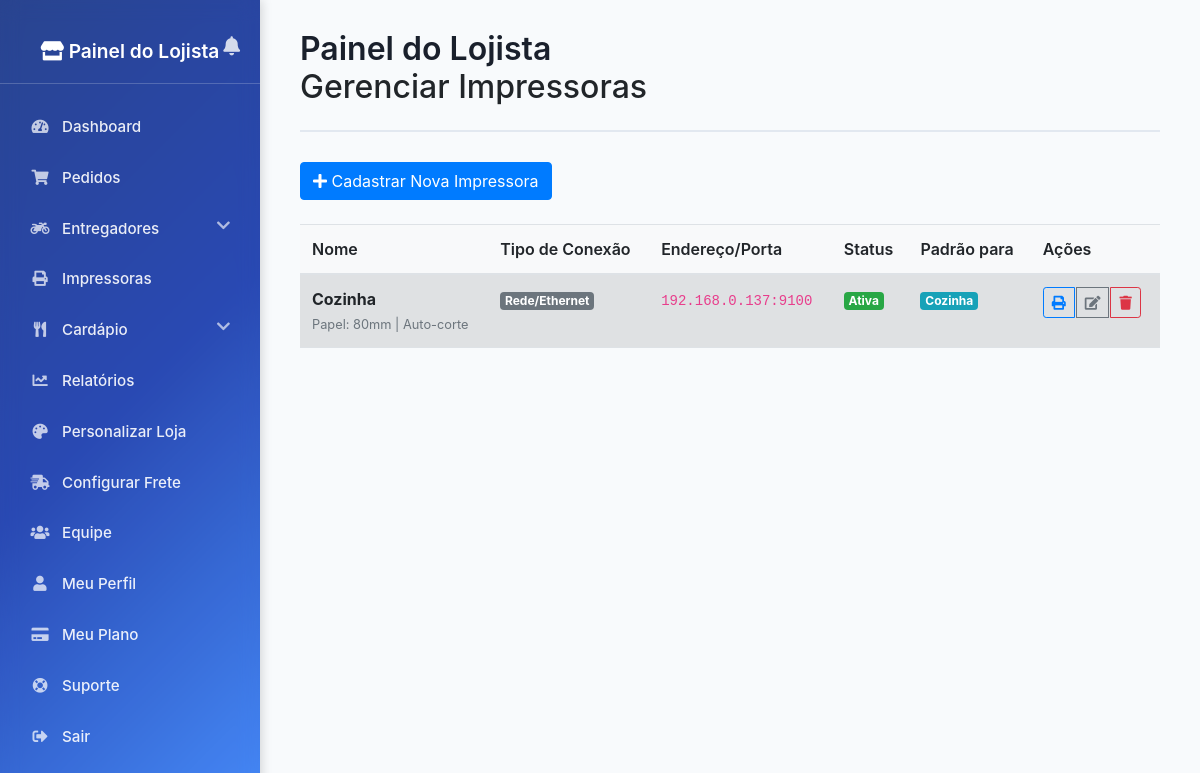
Screenshot of /admin-loja/impressoras/ (signed in) with the database file from the repository.
### admin_loja/models.py (models this page shows, shortened)
class Impressora(models.Model):
    TIPO_CONEXAO_CHOICES = [
        ('usb', 'USB'),
        ('rede', 'Rede/Ethernet'),
        ('wifi', 'Wi-Fi'),
    ]
    TIPO_PEDIDO_CHOICES = [
        ('balcao', 'Balcão'),
        ('delivery', 'Delivery'),
        ('cozinha', 'Cozinha'),
        ('geral', 'Geral'),
    ]
    id = models.UUIDField(primary_key=True, default=uuid.uuid4, editable=False)
    restaurante = models.ForeignKey(Restaurante, on_delete=models.CASCADE, related_name='impressoras')
    nome = models.CharField(max_length=100, help_text="Nome da impressora (ex: Impressora Cozinha)")
    tipo_conexao = models.CharField(max_length=10, choices=TIPO_CONEXAO_CHOICES)
    ip_address = models.GenericIPAddressField(null=True, blank=True, help_text="IP da impressora (para conexões de rede)")
    porta = models.PositiveIntegerField(default=9100, help_text="Porta da impressora")
    caminho_usb = models.CharField(max_length=200, blank=True, help_text="Caminho USB (ex: /dev/usb/lp0)")
    ativa = models.BooleanField(default=True)
    padrao_para_tipo = models.CharField(
        max_length=10,
        choices=TIPO_PEDIDO_CHOICES,
        blank=True,
        help_text="Tipo de pedido para o qual esta impressora é padrão"
    )
    largura_papel = models.PositiveIntegerField(default=80, help_text="Largura do papel em mm")
    cortar_papel = models.BooleanField(default=True, help_text="Cortar papel após impressão")
    created_at = models.DateTimeField(auto_now_add=True)
    updated_at = models.DateTimeField(auto_now=True)
    class Meta:
        db_table = 'impressoras'
        verbose_name = 'Impressora'
        verbose_name_plural = 'Impressoras'
        unique_together = ['restaurante', 'padrao_para_tipo']

### admin_loja/views.py (the view)
# urls.py: path('impressoras/', views.admin_loja_impressoras, name='impressoras'),
@painel_loja_required
def admin_loja_impressoras(request):
    restaurante = obter_restaurante_usuario(request.user)
    if not restaurante:
        return render(request, 'admin_loja/impressoras.html', {
            'msg': 'Você não tem permissão para acessar esta página.'
        })
    if not restaurante.tem_recurso('impressao_termica'):
        messages.warning(request, 'Impressão térmica não disponível em seu plano. Faça upgrade para acessar este recurso.')
    impressoras = Impressora.objects.filter(restaurante=restaurante).order_by('-created_at')
    return render(request, 'admin_loja/impressoras.html', {
        'impressoras': impressoras,
        'restaurante': restaurante
    })

### admin_loja/context_processors.py (called while the page is built)
def painel_permissoes(request):
    user = request.user
    if not user.is_authenticated:
        return {
            'is_lojista': False,
            'is_gerente': False,
            'is_atendente': False,
        }
    is_lojista = getattr(user, 'tipo_usuario', None) == 'lojista'
    is_gerente = getattr(user, 'tipo_usuario', None) == 'gerente'
    is_atendente = user.groups.filter(name='Atendente').exists()
    return {
        'is_lojista': is_lojista,
        'is_gerente': is_gerente,
        'is_atendente': is_atendente,
    }

### admin_loja/utils.py (called while the page is built)
def painel_loja_required(view_func):
    def check_user(user):
        return (
            getattr(user, 'tipo_usuario', None) in ['lojista', 'gerente']
            or user.groups.filter(name='Atendente').exists()
        )
    return user_passes_test(check_user, login_url='login')(view_func)

def obter_restaurante_usuario(user):
    tipo_usuario = getattr(user, 'tipo_usuario', None)
    if tipo_usuario == 'lojista':
        return user.restaurantes.first()
    else:
        return user.trabalha_em.first()

### core/context_processors.py (called while the page is built)
def site_context(request):
    context = {}
    try:
        restaurante = Restaurante.objects.filter(status='ativo').first()
        if restaurante:
            context['restaurante_atual'] = restaurante
            context['cores_tema'] = {
                'primaria': restaurante.cor_primaria,
                'secundaria': restaurante.cor_secundaria,
                'destaque': restaurante.cor_destaque,
            }
    except Restaurante.DoesNotExist:
        context['restaurante_atual'] = None
        context['cores_tema'] = {
            'primaria': '#dc3545',
            'secundaria': '#6c757d',
            'destaque': '#ffc107',
        }
    return context

### core/models.py (called while the page is built)
    def tem_recurso(self, recurso):
        if not self.plano:
            return False
        recursos_map = {
            'pagamento_online': self.plano.permite_pagamento_online,
            'cupons_desconto': self.plano.permite_cupons_desconto,
            'whatsapp_bot': self.plano.permite_whatsapp_bot,
            'impressao_termica': self.plano.permite_impressao_termica,
            'relatorios_avancados': self.plano.permite_relatorios_avancados,
            'api_integracao': self.plano.permite_api_integracao,
            'area_entregador': self.plano.permite_area_entregador,
            'multi_loja': self.plano.permite_multi_loja,
        }
        return recursos_map.get(recurso, False)

### admin_loja/templates/admin_loja/impressoras.html (shortened to what this page needs)
{% extends 'admin_loja/base_admin_loja.html' %}
{% block header %}
<h2>Gerenciar Impressoras</h2>
{% endblock %}
{% block content %}
<div class="mb-4">
    <a href="{% url 'admin_loja:impressora_cadastrar' %}" class="btn btn-primary">
        <i class="fas fa-plus"></i> Cadastrar Nova Impressora
    </a>
</div>
{% if impressoras %}
<div class="table-responsive">
    <table class="table table-striped">
        <thead>
            <tr>
                <th>Nome</th>
                <th>Tipo de Conexão</th>
                <th>Endereço/Porta</th>
                <th>Status</th>
                <th>Padrão para</th>
                <th>Ações</th>
            </tr>
        </thead>
        <tbody>
            {% for impressora in impressoras %}
            <tr>
                <td>
                    <strong>{{ impressora.nome }}</strong>
                    <br>
                    <small class="text-muted">
                        Papel: {{ impressora.largura_papel }}mm
                        {% if impressora.cortar_papel %} | Auto-corte{% endif %}
                    </small>
                </td>
                <td>
                    <span class="badge badge-secondary">
                        {{ impressora.get_tipo_conexao_display }}
                    </span>
                </td>
                <td>
                    {% if impressora.tipo_conexao == 'usb' %}
                        <code>{{ impressora.caminho_usb|default:'-' }}</code>
                    {% else %}
                        <code>{{ impressora.ip_address }}:{{ impressora.porta }}</code>
                    {% endif %}
                </td>
                <td>
                    {% if impressora.ativa %}
                        <span class="badge badge-success">Ativa</span>
                    {% else %}
                        <span class="badge badge-secondary">Inativa</span>
                    {% endif %}
                </td>
                <td>
                    {% if impressora.padrao_para_tipo %}
                        <span class="badge badge-info">
                            {{ impressora.get_padrao_para_tipo_display }}
                        </span>
                    {% else %}
                        <span class="text-muted">-</span>
                    {% endif %}
                </td>
                <td>
                    <div class="btn-group" role="group">
                        <a href="{% url 'admin_loja:impressora_testar' impressora.id %}"
                           class="btn btn-sm btn-outline-primary" title="Testar Impressão">
                            <i class="fas fa-print"></i>
                        </a>
                        <a href="{% url 'admin_loja:impressora_editar' impressora.id %}"
                           class="btn btn-sm btn-outline-secondary" title="Editar">
                            <i class="fas fa-edit"></i>
                        </a>
                        <a href="{% url 'admin_loja:impressora_deletar' impressora.id %}"
                           class="btn btn-sm btn-outline-danger" title="Deletar"
                           onclick="return confirm('Tem certeza que deseja deletar esta impressora?')">
                            <i class="fas fa-trash"></i>
                        </a>
                    </div>
                </td>
            </tr>
            {% endfor %}
        </tbody>
    </table>
</div>
{% endif %}
<link rel="stylesheet" href="https://cdnjs.cloudflare.com/ajax/libs/font-awesome/5.15.4/css/all.min.css">
<link href="https://cdn.jsdelivr.net/npm/bootstrap@4.6.0/dist/css/bootstrap.min.css" rel="stylesheet">
{% endblock %}

### admin_loja/templates/admin_loja/base_admin_loja.html (style rules this page uses)
body { display: flex; min-height: 100vh; margin: 0; font-family: 'Segoe UI', Tahoma, Geneva, Verdana, sans-serif; }
.btn { border-radius: 0.375rem; font-weight: 500; }
.badge { font-size: 0.75em; }
.table { margin-bottom: 0; }
.text-muted { color: #6c757d !important; }

### admin_loja/templates/admin_loja/impressoras.html (style rules this page uses)
.btn-group .btn { margin-right: 2px; }
.table th { background-color: #f8f9fa; font-weight: 600; }
.badge { font-size: 0.8em; }

### rows the page displays
Impressora: nome "Cozinha", largura_papel "80", cortar_papel "| Auto-corte", tipo_conexao "Rede/Ethernet", ip_address "192.168.0.137", porta "9100", ativa "Ativa", padrao_para_tipo "Cozinha"
